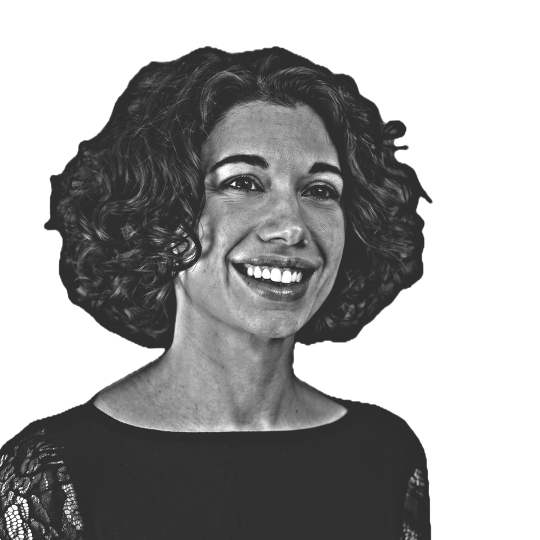
#> input picture graphics/speaker-nika/nika-halftone.png, 1080 x 1080 px (shown at 1/2 size)
$ python prepare.py nika-halftone.png out.png
#> lines starting #> are read from the running program, lines starting #| are printed output that depends on the picture
"""Turns a cut-out portrait (transparent background) into the halftone source for
comp.html: a 1080×1080 grayscale PNG on white (white is discarded by the shader),
head top-centre, body running off the bottom like the wolf's "b" framing.

The cut-out came from the original photo via macOS Vision subject lifting
(VNGenerateForegroundInstanceMaskRequest); any background remover works.

    python3 graphics/speaker-nika/prepare.py <cutout.png> graphics/speaker-nika/nika-halftone.png
"""
import sys
from PIL import Image, ImageFilter, ImageOps

SIZE = 1080
SCALE = 1.3            # face large enough that eyes and mouth span several 14px dots
FACE = (470, 520)      # face centre in the source photo
TARGET = (545, 450)    # where the face centre lands in the square
FLOOR = 0.18           # darkest luma: keeps the black top a dense field, not a solid blob
GAMMA = 1.7            # >1 darkens the mid-tones so features read as dots

src = Image.open(sys.argv[1]).convert("RGBA")
src = src.resize((round(src.width * SCALE), round(src.height * SCALE)), Image.LANCZOS)
#> src: PIL image 1404x1404 RGBA

canvas = Image.new("RGBA", (SIZE, SIZE), (255, 255, 255, 255))
#> canvas: PIL image 1080x1080 RGBA; every value is 255
x = TARGET[0] - round(FACE[0] * SCALE)
y = TARGET[1] - round(FACE[1] * SCALE)
canvas.alpha_composite(src, (x, y))
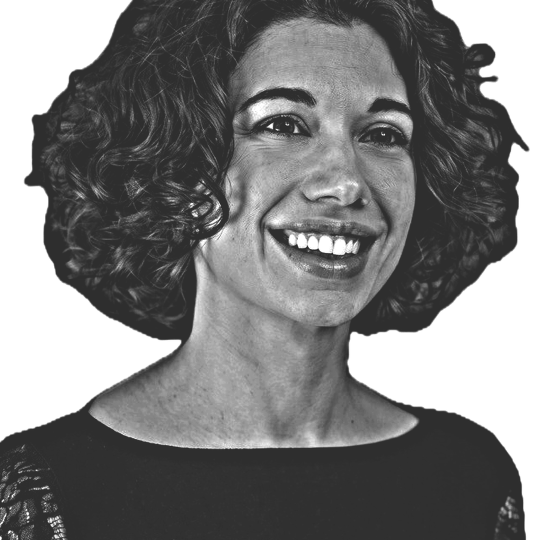
#> canvas: PIL image 1080x1080 RGBA (shown at 1/2 size); mean R, G, B, A 125.3, 125.3, 125.3, 255

gray = ImageOps.grayscale(canvas.convert("RGB"))
# local contrast: a wide unsharp mask pulls eyes, brows and mouth away from the skin
gray = gray.filter(ImageFilter.UnsharpMask(radius=14, percent=160, threshold=2))
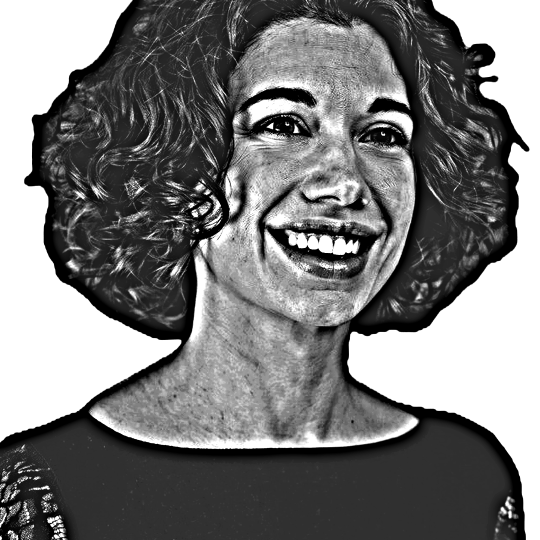
#> gray: PIL image 1080x1080 L (shown at 1/2 size); min 0, max 255, mean 122.4
lut = [255 if v >= 250 else round(255 * (FLOOR + (1 - FLOOR) * (v / 255) ** GAMMA)) for v in range(256)]
gray.point(lut).save(sys.argv[2])
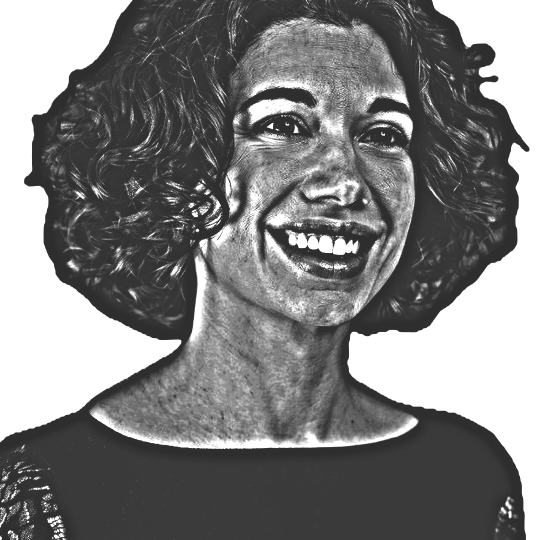
#> saved as out.png: PIL image 1080x1080 L (shown at 1/2 size); min 46, max 255, mean 127.1
